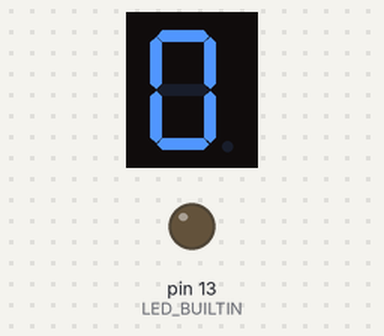
The sketch below on a simulated Arduino Uno, built with avr-gcc and run on an emulated ATmega328P. Shown: 1-digit seven-segment display, output pins drawn as LEDs (lit = HIGH). Wiring (from diagram.json): 1-digit 7-segment display, segments lit when LOW: segments pin 1, pin 2, pin 3, pin 4, pin 5, pin 6, pin 7. The segment pins are drawn as the display they are named for; pins used as bus, display or sensor lines are not drawn.

Above: at 0.1 s.
At 1.1 s:
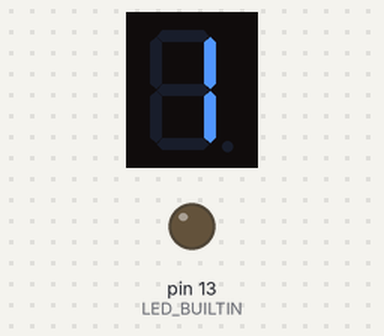
At 2.1 s:
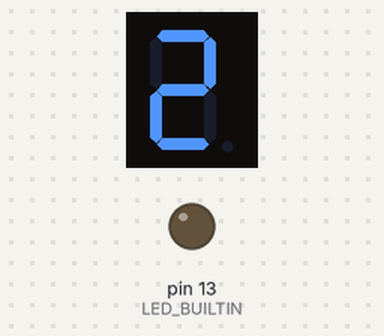
At 4.1 s:
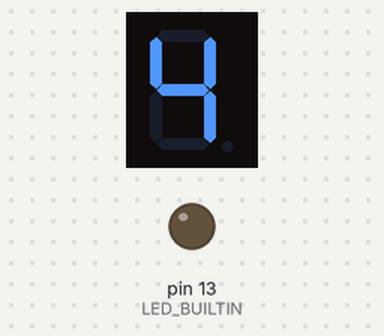
At 6.1 s:
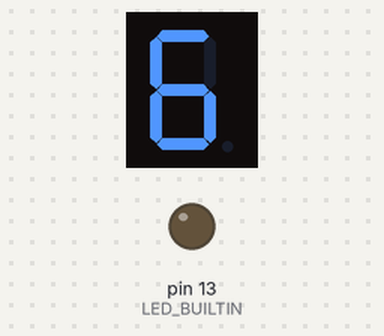
At 9.1 s:
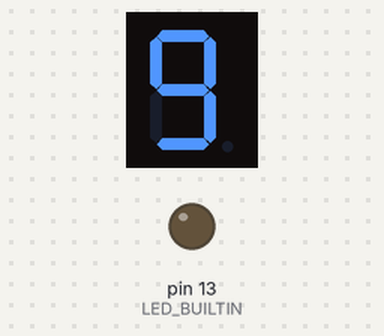

The sketch:

sketch.ino
```cpp
void setup() {
  // put your setup code here, to run once:
  pinMode(LED_BUILTIN, OUTPUT);
  for (int i = 1; i < 8; i++) {
    pinMode(i, OUTPUT);
  }
}

void loop() {
  // put your main code here, to run repeatedly:
  allOn();
  digitalWrite(7, HIGH);
  delay(1000);

  allOff();
  digitalWrite(2, LOW);
  digitalWrite(3, LOW);
  delay(1000);

  allOn();
  digitalWrite(3, HIGH);
  digitalWrite(6, HIGH);
  delay(1000);

  allOn();
  digitalWrite(5, HIGH);
  digitalWrite(6, HIGH);
  delay(1000);

  allOn();
  digitalWrite(1, HIGH);
  digitalWrite(4, HIGH);
  digitalWrite(5, HIGH);
  delay(1000);

  allOn();
  digitalWrite(2, HIGH);
  digitalWrite(5, HIGH);
  delay(1000);

  allOn();
  digitalWrite(2, HIGH);
  delay(1000);

  allOff();
  digitalWrite(1, LOW);
  digitalWrite(2, LOW);
  digitalWrite(3, LOW);
  delay(1000);

  allOn();
  delay(1000);

  allOn();
  digitalWrite(5, HIGH);
  delay(1000);
}

void allOff() {
  for (int i = 1; i < 8 ; i++) {
    digitalWrite(i, HIGH);
  }
}

void allOn() {
  for (int i = 1; i < 8 ; i++) {
    digitalWrite(i, LOW);
  }
}
```

Measured:
- by itself, everything shown: repeats every 10.0 s, in 10 steps
- what the display in image 1 shows lasts 1.0 s, from 1.0 s to 2.0 s
